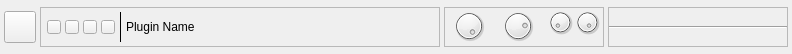
<?xml version="1.0" encoding="UTF-8"?>
<ui version="4.0">
 <class>PluginWidget</class>
 <widget class="QFrame" name="PluginWidget">
  <property name="geometry">
   <rect>
    <x>0</x>
    <y>0</y>
    <width>792</width>
    <height>54</height>
   </rect>
  </property>
  <property name="sizePolicy">
   <sizepolicy hsizetype="Preferred" vsizetype="Fixed">
    <horstretch>0</horstretch>
    <verstretch>0</verstretch>
   </sizepolicy>
  </property>
  <property name="minimumSize">
   <size>
    <width>0</width>
    <height>54</height>
   </size>
  </property>
  <property name="maximumSize">
   <size>
    <width>16777215</width>
    <height>54</height>
   </size>
  </property>
  <property name="windowTitle">
   <string>Form</string>
  </property>
  <property name="styleSheet">
   <string notr="true"/>
  </property>
  <layout class="QHBoxLayout" name="horizontalLayout_7">
   <property name="spacing">
    <number>4</number>
   </property>
   <property name="leftMargin">
    <number>0</number>
   </property>
   <property name="topMargin">
    <number>0</number>
   </property>
   <property name="rightMargin">
    <number>4</number>
   </property>
   <property name="bottomMargin">
    <number>0</number>
   </property>
   <item>
    <widget class="QWidget" name="led_enable_widget" native="true">
     <layout class="QHBoxLayout" name="horizontalLayout_2">
      <property name="leftMargin">
       <number>4</number>
      </property>
      <property name="topMargin">
       <number>0</number>
      </property>
      <property name="rightMargin">
       <number>0</number>
      </property>
      <property name="bottomMargin">
       <number>0</number>
      </property>
      <item>
       <widget class="LEDButton" name="led_enable">
        <property name="minimumSize">
         <size>
          <width>32</width>
          <height>32</height>
         </size>
        </property>
        <property name="maximumSize">
         <size>
          <width>32</width>
          <height>32</height>
         </size>
        </property>
        <property name="statusTip">
         <string>Activate/Deactivate plugin</string>
        </property>
       </widget>
      </item>
     </layout>
    </widget>
   </item>
   <item>
    <widget class="QFrame" name="frame_name">
     <property name="minimumSize">
      <size>
       <width>400</width>
       <height>40</height>
      </size>
     </property>
     <property name="maximumSize">
      <size>
       <width>400</width>
       <height>40</height>
      </size>
     </property>
     <property name="statusTip">
      <string>Plugin name</string>
     </property>
     <property name="frameShape">
      <enum>QFrame::StyledPanel</enum>
     </property>
     <property name="frameShadow">
      <enum>QFrame::Raised</enum>
     </property>
     <layout class="QHBoxLayout" name="horizontalLayout_8">
      <property name="spacing">
       <number>4</number>
      </property>
      <property name="leftMargin">
       <number>6</number>
      </property>
      <property name="topMargin">
       <number>0</number>
      </property>
      <property name="rightMargin">
       <number>6</number>
      </property>
      <property name="bottomMargin">
       <number>0</number>
      </property>
      <item>
       <widget class="LEDButton" name="led_control">
        <property name="maximumSize">
         <size>
          <width>14</width>
          <height>14</height>
         </size>
        </property>
        <property name="statusTip">
         <string>Parameter Activity LED</string>
        </property>
       </widget>
      </item>
      <item>
       <widget class="LEDButton" name="led_midi">
        <property name="maximumSize">
         <size>
          <width>14</width>
          <height>14</height>
         </size>
        </property>
        <property name="statusTip">
         <string>MIDI Activity LED</string>
        </property>
        <property name="text">
         <string/>
        </property>
       </widget>
      </item>
      <item>
       <widget class="LEDButton" name="led_audio_in">
        <property name="maximumSize">
         <size>
          <width>14</width>
          <height>14</height>
         </size>
        </property>
        <property name="statusTip">
         <string>Audio Input Activity LED</string>
        </property>
       </widget>
      </item>
      <item>
       <widget class="LEDButton" name="led_audio_out">
        <property name="maximumSize">
         <size>
          <width>14</width>
          <height>14</height>
         </size>
        </property>
        <property name="statusTip">
         <string>Audio Output Activity LED</string>
        </property>
        <property name="text">
         <string/>
        </property>
       </widget>
      </item>
      <item>
       <widget class="Line" name="line_name">
        <property name="minimumSize">
         <size>
          <width>0</width>
          <height>30</height>
         </size>
        </property>
        <property name="maximumSize">
         <size>
          <width>16777215</width>
          <height>30</height>
         </size>
        </property>
        <property name="frameShadow">
         <enum>QFrame::Plain</enum>
        </property>
        <property name="orientation">
         <enum>Qt::Vertical</enum>
        </property>
       </widget>
      </item>
      <item>
       <widget class="QLabel" name="label_name">
        <property name="sizePolicy">
         <sizepolicy hsizetype="Expanding" vsizetype="Preferred">
          <horstretch>0</horstretch>
          <verstretch>0</verstretch>
         </sizepolicy>
        </property>
        <property name="statusTip">
         <string>Plugin name</string>
        </property>
        <property name="text">
         <string>Plugin Name</string>
        </property>
        <property name="wordWrap">
         <bool>true</bool>
        </property>
       </widget>
      </item>
      <item>
       <layout class="QVBoxLayout" name="verticalLayout_3">
        <property name="spacing">
         <number>0</number>
        </property>
        <item>
         <widget class="QWidget" name="widget_buttons" native="true">
          <layout class="QHBoxLayout" name="horizontalLayout">
           <property name="spacing">
            <number>0</number>
           </property>
           <property name="margin">
            <number>0</number>
           </property>
           <item>
            <widget class="QPushButton" name="b_gui">
             <property name="minimumSize">
              <size>
               <width>22</width>
               <height>22</height>
              </size>
             </property>
             <property name="maximumSize">
              <size>
               <width>22</width>
               <height>22</height>
              </size>
             </property>
             <property name="statusTip">
              <string>Show external plugin's GUI</string>
             </property>
             <property name="text">
              <string/>
             </property>
             <property name="icon">
              <iconset resource="../icons/icons.qrc">
               <normaloff>:/16x16/system-run.png</normaloff>:/16x16/system-run.png</iconset>
             </property>
             <property name="checkable">
              <bool>true</bool>
             </property>
             <property name="flat">
              <bool>true</bool>
             </property>
            </widget>
           </item>
           <item>
            <widget class="QPushButton" name="b_edit">
             <property name="minimumSize">
              <size>
               <width>22</width>
               <height>22</height>
              </size>
             </property>
             <property name="maximumSize">
              <size>
               <width>22</width>
               <height>22</height>
              </size>
             </property>
             <property name="statusTip">
              <string>Edit parameters</string>
             </property>
             <property name="text">
              <string/>
             </property>
             <property name="icon">
              <iconset resource="../icons/icons.qrc">
               <normaloff>:/16x16/configure.png</normaloff>:/16x16/configure.png</iconset>
             </property>
             <property name="checkable">
              <bool>true</bool>
             </property>
             <property name="flat">
              <bool>true</bool>
             </property>
            </widget>
           </item>
           <item>
            <widget class="QPushButton" name="b_remove">
             <property name="minimumSize">
              <size>
               <width>22</width>
               <height>22</height>
              </size>
             </property>
             <property name="maximumSize">
              <size>
               <width>22</width>
               <height>22</height>
              </size>
             </property>
             <property name="statusTip">
              <string>Remove this plugin</string>
             </property>
             <property name="styleSheet">
              <string notr="true"/>
             </property>
             <property name="text">
              <string/>
             </property>
             <property name="icon">
              <iconset resource="../icons/icons.qrc">
               <normaloff>:/16x16/edit-delete.png</normaloff>:/16x16/edit-delete.png</iconset>
             </property>
             <property name="flat">
              <bool>true</bool>
             </property>
            </widget>
           </item>
          </layout>
         </widget>
        </item>
        <item>
         <spacer name="verticalSpacer_3">
          <property name="orientation">
           <enum>Qt::Vertical</enum>
          </property>
          <property name="sizeHint" stdset="0">
           <size>
            <width>20</width>
            <height>13</height>
           </size>
          </property>
         </spacer>
        </item>
       </layout>
      </item>
     </layout>
    </widget>
   </item>
   <item>
    <widget class="QFrame" name="frame_controls">
     <property name="minimumSize">
      <size>
       <width>160</width>
       <height>40</height>
      </size>
     </property>
     <property name="maximumSize">
      <size>
       <width>160</width>
       <height>40</height>
      </size>
     </property>
     <property name="frameShape">
      <enum>QFrame::StyledPanel</enum>
     </property>
     <property name="frameShadow">
      <enum>QFrame::Raised</enum>
     </property>
     <widget class="PixmapDial" name="dial_drywet">
      <property name="geometry">
       <rect>
        <x>8</x>
        <y>2</y>
        <width>34</width>
        <height>34</height>
       </rect>
      </property>
      <property name="minimumSize">
       <size>
        <width>34</width>
        <height>34</height>
       </size>
      </property>
      <property name="maximumSize">
       <size>
        <width>34</width>
        <height>34</height>
       </size>
      </property>
      <property name="contextMenuPolicy">
       <enum>Qt::CustomContextMenu</enum>
      </property>
      <property name="statusTip">
       <string>Output dry/wet (100%)</string>
      </property>
      <property name="maximum">
       <number>1000</number>
      </property>
      <property name="value">
       <number>1000</number>
      </property>
     </widget>
     <widget class="PixmapDial" name="dial_vol">
      <property name="geometry">
       <rect>
        <x>57</x>
        <y>2</y>
        <width>34</width>
        <height>34</height>
       </rect>
      </property>
      <property name="minimumSize">
       <size>
        <width>34</width>
        <height>34</height>
       </size>
      </property>
      <property name="maximumSize">
       <size>
        <width>34</width>
        <height>34</height>
       </size>
      </property>
      <property name="contextMenuPolicy">
       <enum>Qt::CustomContextMenu</enum>
      </property>
      <property name="statusTip">
       <string>Output volume (100%)</string>
      </property>
      <property name="maximum">
       <number>1270</number>
      </property>
      <property name="value">
       <number>1000</number>
      </property>
     </widget>
     <widget class="PixmapDial" name="dial_b_left">
      <property name="geometry">
       <rect>
        <x>103</x>
        <y>2</y>
        <width>26</width>
        <height>26</height>
       </rect>
      </property>
      <property name="minimumSize">
       <size>
        <width>26</width>
        <height>26</height>
       </size>
      </property>
      <property name="maximumSize">
       <size>
        <width>26</width>
        <height>26</height>
       </size>
      </property>
      <property name="contextMenuPolicy">
       <enum>Qt::CustomContextMenu</enum>
      </property>
      <property name="statusTip">
       <string>Balance Left (0%)</string>
      </property>
      <property name="minimum">
       <number>-1000</number>
      </property>
      <property name="maximum">
       <number>1000</number>
      </property>
      <property name="value">
       <number>-1000</number>
      </property>
     </widget>
     <widget class="PixmapDial" name="dial_b_right">
      <property name="geometry">
       <rect>
        <x>130</x>
        <y>2</y>
        <width>26</width>
        <height>26</height>
       </rect>
      </property>
      <property name="minimumSize">
       <size>
        <width>26</width>
        <height>26</height>
       </size>
      </property>
      <property name="maximumSize">
       <size>
        <width>26</width>
        <height>26</height>
       </size>
      </property>
      <property name="contextMenuPolicy">
       <enum>Qt::CustomContextMenu</enum>
      </property>
      <property name="statusTip">
       <string>Balance Right (0%)</string>
      </property>
      <property name="minimum">
       <number>-1000</number>
      </property>
      <property name="maximum">
       <number>1000</number>
      </property>
      <property name="value">
       <number>1000</number>
      </property>
     </widget>
    </widget>
   </item>
   <item>
    <widget class="QFrame" name="frame_peaks">
     <property name="minimumSize">
      <size>
       <width>0</width>
       <height>40</height>
      </size>
     </property>
     <property name="maximumSize">
      <size>
       <width>16777215</width>
       <height>40</height>
      </size>
     </property>
     <property name="frameShape">
      <enum>QFrame::StyledPanel</enum>
     </property>
     <property name="frameShadow">
      <enum>QFrame::Raised</enum>
     </property>
     <layout class="QVBoxLayout" name="verticalLayout">
      <property name="spacing">
       <number>1</number>
      </property>
      <property name="margin">
       <number>0</number>
      </property>
      <item>
       <widget class="QStackedWidget" name="stackedWidget">
        <property name="sizePolicy">
         <sizepolicy hsizetype="Ignored" vsizetype="Ignored">
          <horstretch>0</horstretch>
          <verstretch>0</verstretch>
         </sizepolicy>
        </property>
        <property name="currentIndex">
         <number>0</number>
        </property>
        <widget class="QWidget" name="page">
         <layout class="QVBoxLayout" name="verticalLayout_2">
          <property name="spacing">
           <number>0</number>
          </property>
          <property name="margin">
           <number>0</number>
          </property>
          <item>
           <widget class="DigitalPeakMeter" name="peak_in" native="true">
            <property name="sizePolicy">
             <sizepolicy hsizetype="Expanding" vsizetype="Expanding">
              <horstretch>0</horstretch>
              <verstretch>0</verstretch>
             </sizepolicy>
            </property>
            <layout class="QHBoxLayout" name="horizontalLayout_5">
             <property name="spacing">
              <number>0</number>
             </property>
             <property name="margin">
              <number>0</number>
             </property>
            </layout>
           </widget>
          </item>
          <item>
           <widget class="Line" name="line_peak">
            <property name="maximumSize">
             <size>
              <width>16777215</width>
              <height>2</height>
             </size>
            </property>
            <property name="orientation">
             <enum>Qt::Horizontal</enum>
            </property>
           </widget>
          </item>
          <item>
           <widget class="DigitalPeakMeter" name="peak_out" native="true">
            <property name="sizePolicy">
             <sizepolicy hsizetype="Expanding" vsizetype="Expanding">
              <horstretch>0</horstretch>
              <verstretch>0</verstretch>
             </sizepolicy>
            </property>
            <layout class="QHBoxLayout" name="horizontalLayout_4">
             <property name="spacing">
              <number>0</number>
             </property>
             <property name="margin">
              <number>0</number>
             </property>
            </layout>
           </widget>
          </item>
         </layout>
        </widget>
        <widget class="QWidget" name="page_2">
         <layout class="QHBoxLayout" name="horizontalLayout_6">
          <property name="spacing">
           <number>0</number>
          </property>
          <property name="margin">
           <number>0</number>
          </property>
          <item>
           <widget class="QLabel" name="label_carla_host">
            <property name="font">
             <font>
              <pointsize>20</pointsize>
              <italic>true</italic>
              <underline>true</underline>
              <strikeout>false</strikeout>
             </font>
            </property>
            <property name="text">
             <string/>
            </property>
            <property name="alignment">
             <set>Qt::AlignCenter</set>
            </property>
           </widget>
          </item>
         </layout>
        </widget>
       </widget>
      </item>
     </layout>
    </widget>
   </item>
  </layout>
 </widget>
 <customwidgets>
  <customwidget>
   <class>PixmapDial</class>
   <extends>QDial</extends>
   <header>pixmapdial.h</header>
  </customwidget>
  <customwidget>
   <class>DigitalPeakMeter</class>
   <extends>QWidget</extends>
   <header>digitalpeakmeter.h</header>
   <container>1</container>
  </customwidget>
  <customwidget>
   <class>LEDButton</class>
   <extends>QPushButton</extends>
   <header>ledbutton.h</header>
  </customwidget>
 </customwidgets>
 <resources>
  <include location="../icons/icons.qrc"/>
 </resources>
 <connections/>
</ui>
